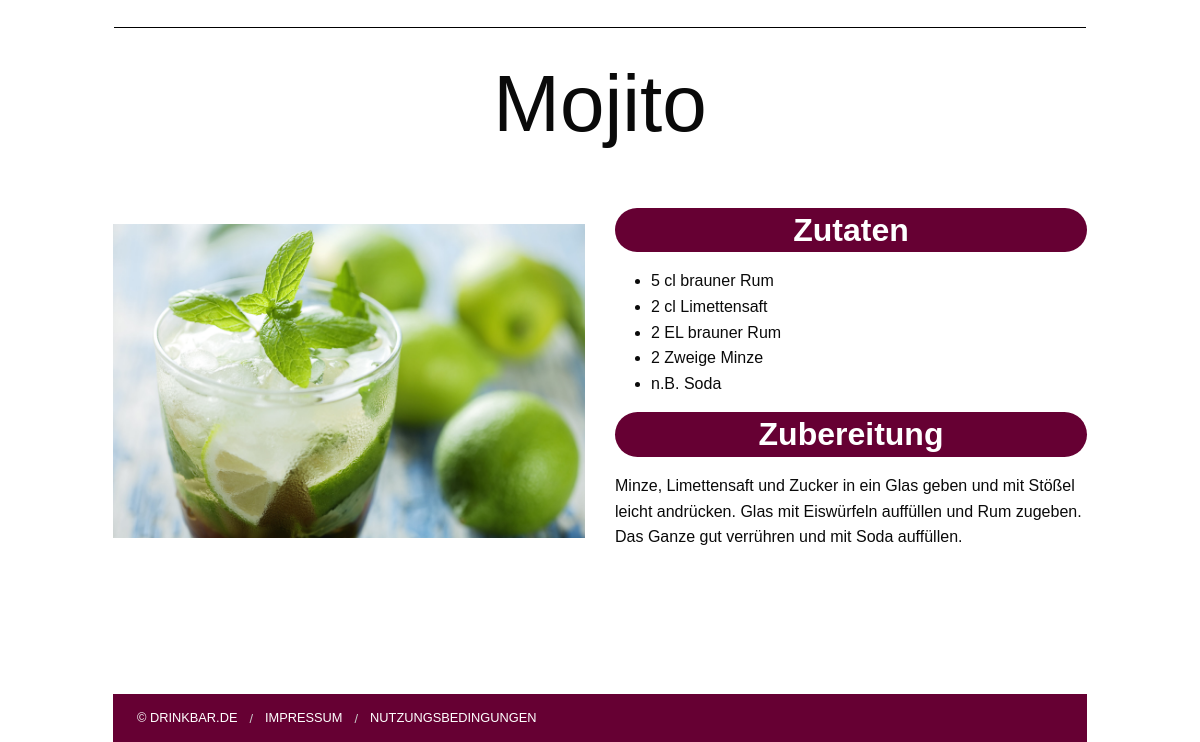
/cocktail.php?show=6 (lower part), run on an earlier commit of the app's database.
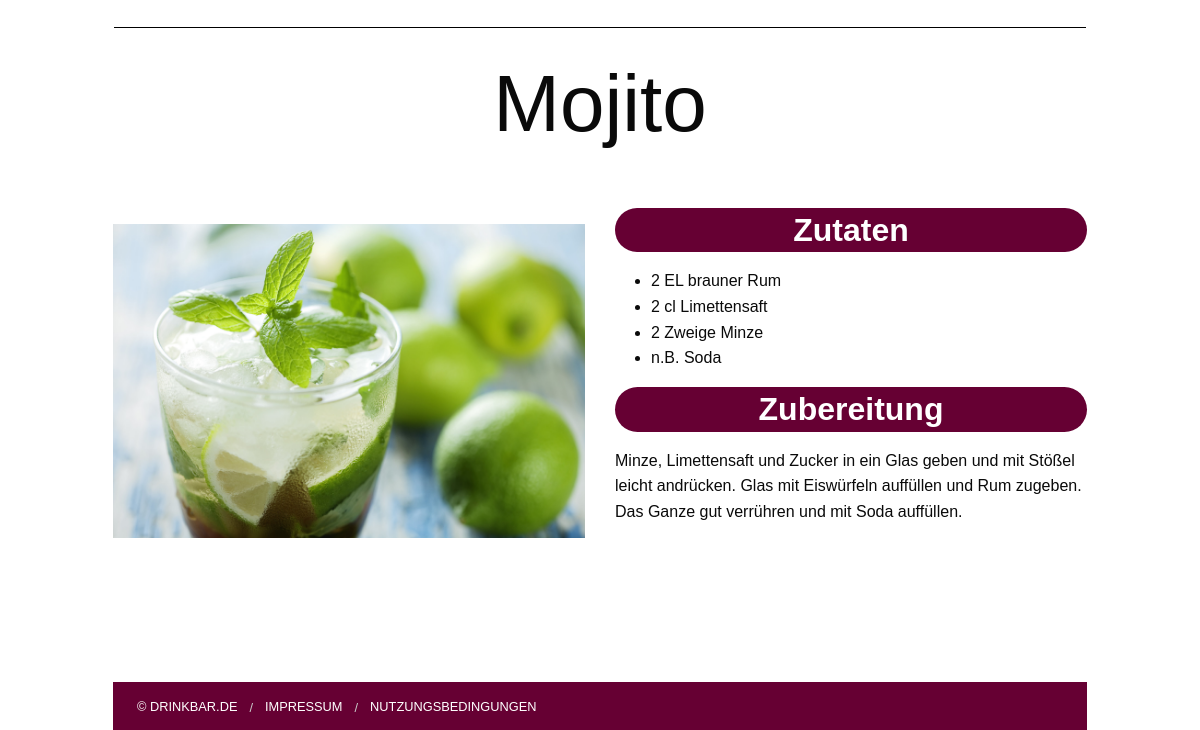
And on a later commit of the database.
### tables this page shows
CREATE TABLE IF NOT EXISTS `cocktail_zutat` (
  `ID` int(11) NOT NULL,
  `Cocktail_ID` int(11) NOT NULL,
  `Zutat_ID` int(11) NOT NULL,
  `Menge` varchar(100) NOT NULL,
  `Einheit` varchar(30) DEFAULT NULL
);

CREATE TABLE IF NOT EXISTS `zutat` (
  `ID` int(11) NOT NULL,
  `Bezeichnung` varchar(100) NOT NULL,
  `Alk` char(1) NOT NULL
);

### web/cocktail.php (called while the page is built, shortened)
<?php
 require_once '../src/Db.php';
 $view = "cocktail/list.php";
 if(isset($_REQUEST['show']))
 {
 	$view = "cocktail/show.php";
 }
 elseif(isset($_REQUEST['edit']))
 {
 	$view = "cocktail/edit.php";
 	$variables = array( 'id' => $_REQUEST['edit']);
 }
 require_once(LIBRARY_PATH . '/session.php');
 renderLayout($view, $variables);
?>

### src/Db.php (called while the page is built, shortened)
<?php
class Db {
	protected static $connection;
	public function connect()
	{
		if(!isset(self::$connection))
		{
			$config = parse_ini_file('../resources/config/config.ini');
			self::$connection = new mysqli($config['db_host'], $config['db_user'], $config['db_passwd'], $config['db_name']);
		}
		return self::$connection;
	}
	public function query($query)
	{
		$con = $this->connect();
		$result = $con->query($query);
		return $result;
	}
	public function select($query)
	{
		$rows = array();
		$result = $this->query($query);
		while ($row = $result->fetch_assoc())
		{
			$rows[] = $row;
		}
		return $rows;
	}
}

### resources/views/cocktail/show.php (the view, shortened to what this page needs)
<?php
require_once '../src/Db.php';
$db = new Db();
$cocktail = $db->select("SELECT *
						FROM cocktail c
						WHERE c.ID = $id");
$zutaten = $db->select("SELECT z.*, cz.Menge, cz.Einheit
						FROM cocktail c
						 JOIN cocktail_zutat cz ON (cz.Cocktail_ID = c.ID)
						 JOIN zutat z ON (z.ID = cz.Zutat_ID)
						WHERE c.ID = $id");
if(!empty($cocktail))
{
	$name = $cocktail[0]['Cocktailname'];
	$rezept = nl2br($cocktail[0]['Rezept']);
	$image = $cocktail[0]['Bild'];
}
else
{
	session_start();
	$_SESSION['error'] = "Es wurde ein ungültiger Cocktail angegeben.";
	header("Location: cocktail.php");
}
?>
<main>
	<div class="row">
		<hr />
		<h5><?php echo $name; ?></h5>
	</div>
	<div class="row align-middle">
		<div class="small-6 columns">
			<img src="<?php echo $image; ?>" alt="<?php echo $name; ?>" title="<?php echo $name; ?>" />
		</div>
		<div class="small-6 columns">
			<h4>Zutaten</h4>
			<ul>
				<?php
				foreach ($zutaten as $zutat)
				{
					echo "<li>";
					echo $zutat['Menge']." ";
					echo empty($zutat['Einheit']) ? "" : $zutat['Einheit']." ";
					echo $zutat['Bezeichnung'];
					echo "</li>";
				}?>
			</ul>
			<h4>Zubereitung</h4>
			<p><?php echo $rezept; ?></p>
		</div>
	</div>
	<div class="row">
		<div class="small-12 columns">
		</div>
	</div>
</main>

What changed in the data, as far as the page shows it:
removed cocktail_zutat: Menge "5 cl", Zutat_ID.Bezeichnung "brauner Rum"
removed cocktail_zutat: Menge "2 cl", Zutat_ID.Bezeichnung "Limettensaft"
removed cocktail_zutat: Menge "2 EL", Zutat_ID.Bezeichnung "brauner Rum"
removed cocktail_zutat: Menge "2 Zweige", Zutat_ID.Bezeichnung "Minze"
added cocktail_zutat: Menge "2", Einheit "EL", Zutat_ID.Bezeichnung "brauner Rum"
added cocktail_zutat: Menge "2", Einheit "cl", Zutat_ID.Bezeichnung "Limettensaft"
added cocktail_zutat: Menge "2", Einheit "Zweige", Zutat_ID.Bezeichnung "Minze"
